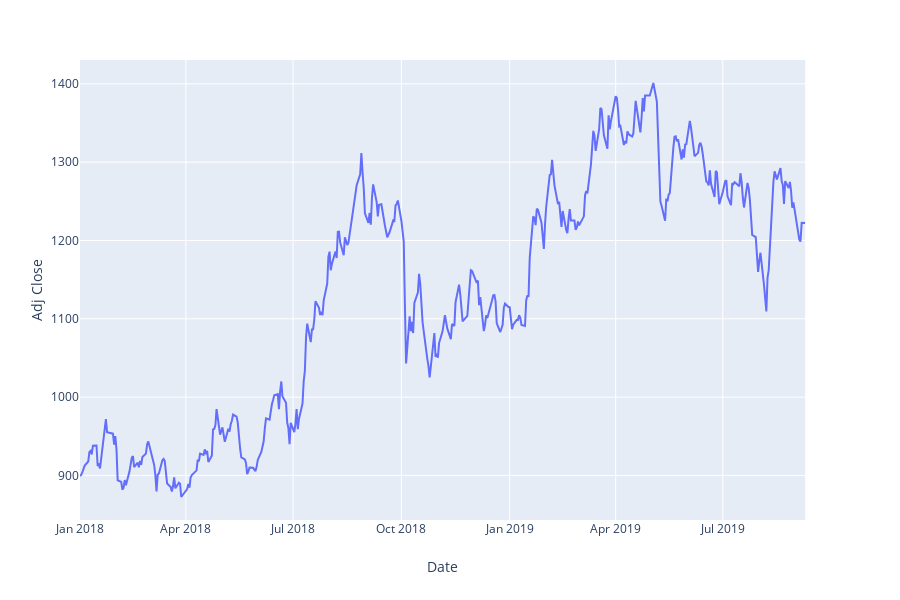

This figure's notebook cell:
### Markdown cell above
### Since Date column is not our index, matplotlib is not showing dates on the x axis. I am using plotly instead so that we can have dates on the x axis

### Code cell
fig = px.line(df_full, x = "Date", y = "Adj Close")
fig.show()

### Figure 1 — Plotly figure (JSON) as saved in the notebook; plotly's stock layout.template omitted (floating-point values rounded to 4 significant figures; data arrays with more than 128 entries replaced by an {"elided": "..."} marker saying what was removed)
{"data": [{"hoverlabel": {"namelength": 0}, "hovertemplate": "Date=%{x}<br>Adj Close=%{y}", "legendgroup": "", "line": {"color": "#636efa", "dash": "solid"}, "mode": "lines", "name": "", "showlegend": false, "type": "scatter", "x": {"elided": "414 str values"}, "xaxis": "x", "y": {"elided": "414 float values"}, "yaxis": "y"}], "layout": {"height": 600, "legend": {"tracegroupgap": 0}, "margin": {"t": 60}, "xaxis": {"anchor": "y", "domain": [0, 0.98], "title": {"text": "Date"}}, "yaxis": {"anchor": "x", "domain": [0, 1], "title": {"text": "Adj Close"}}}}
